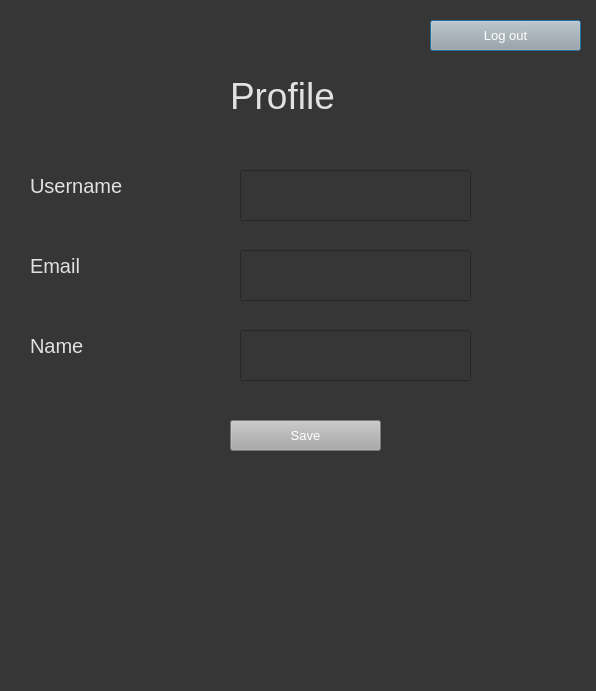
<?xml version="1.0" encoding="UTF-8"?>
<ui version="4.0">
 <class>Dialog</class>
 <widget class="QDialog" name="Dialog">
  <property name="geometry">
   <rect>
    <x>0</x>
    <y>0</y>
    <width>596</width>
    <height>691</height>
   </rect>
  </property>
  <property name="windowTitle">
   <string>Dialog</string>
  </property>
  <property name="styleSheet">
   <string notr="true">background-color: rgb(54, 54, 54);</string>
  </property>
  <widget class="QLabel" name="label_2">
   <property name="geometry">
    <rect>
     <x>30</x>
     <y>170</y>
     <width>101</width>
     <height>31</height>
    </rect>
   </property>
   <property name="styleSheet">
    <string notr="true">font-size:15pt;color:rgb(225, 225, 225)</string>
   </property>
   <property name="text">
    <string>Username</string>
   </property>
  </widget>
  <widget class="QLabel" name="label_3">
   <property name="geometry">
    <rect>
     <x>30</x>
     <y>250</y>
     <width>111</width>
     <height>31</height>
    </rect>
   </property>
   <property name="styleSheet">
    <string notr="true">font-size:15pt; color:rgb(225, 225, 225)</string>
   </property>
   <property name="text">
    <string>Email</string>
   </property>
  </widget>
  <widget class="QLabel" name="label_4">
   <property name="geometry">
    <rect>
     <x>30</x>
     <y>330</y>
     <width>151</width>
     <height>31</height>
    </rect>
   </property>
   <property name="styleSheet">
    <string notr="true">font-size:15pt; color:rgb(225, 225, 225)</string>
   </property>
   <property name="text">
    <string>Name</string>
   </property>
  </widget>
  <widget class="QLabel" name="label">
   <property name="geometry">
    <rect>
     <x>230</x>
     <y>60</y>
     <width>171</width>
     <height>71</height>
    </rect>
   </property>
   <property name="styleSheet">
    <string notr="true">color:rgb(225, 225, 225); font-size:28pt;</string>
   </property>
   <property name="text">
    <string>Profile</string>
   </property>
  </widget>
  <widget class="QWidget" name="widget" native="true">
   <property name="geometry">
    <rect>
     <x>140</x>
     <y>480</y>
     <width>331</width>
     <height>151</height>
    </rect>
   </property>
   <property name="styleSheet">
    <string notr="true">image: url(:/image/08f93276-ac5b-46bc-a82a-9887de18b4af.jpg);</string>
   </property>
  </widget>
  <widget class="QPushButton" name="logout">
   <property name="geometry">
    <rect>
     <x>430</x>
     <y>20</y>
     <width>151</width>
     <height>31</height>
    </rect>
   </property>
   <property name="styleSheet">
    <string notr="true">background-color: rgb(167, 168, 167); font-size:10pt; color:rgb(255, 255, 255)</string>
   </property>
   <property name="text">
    <string>Log out</string>
   </property>
  </widget>
  <widget class="QPushButton" name="save">
   <property name="geometry">
    <rect>
     <x>230</x>
     <y>420</y>
     <width>151</width>
     <height>31</height>
    </rect>
   </property>
   <property name="styleSheet">
    <string notr="true">background-color: rgb(167, 168, 167); font-size:10pt; color:rgb(255, 255, 255)</string>
   </property>
   <property name="text">
    <string>Save</string>
   </property>
  </widget>
  <widget class="QLineEdit" name="lineEdit">
   <property name="geometry">
    <rect>
     <x>240</x>
     <y>170</y>
     <width>231</width>
     <height>51</height>
    </rect>
   </property>
  </widget>
  <widget class="QLineEdit" name="lineEdit_2">
   <property name="geometry">
    <rect>
     <x>240</x>
     <y>250</y>
     <width>231</width>
     <height>51</height>
    </rect>
   </property>
  </widget>
  <widget class="QLineEdit" name="lineEdit_3">
   <property name="geometry">
    <rect>
     <x>240</x>
     <y>330</y>
     <width>231</width>
     <height>51</height>
    </rect>
   </property>
  </widget>
 </widget>
 <resources>
  <include location="image.qrc"/>
 </resources>
 <connections/>
</ui>
